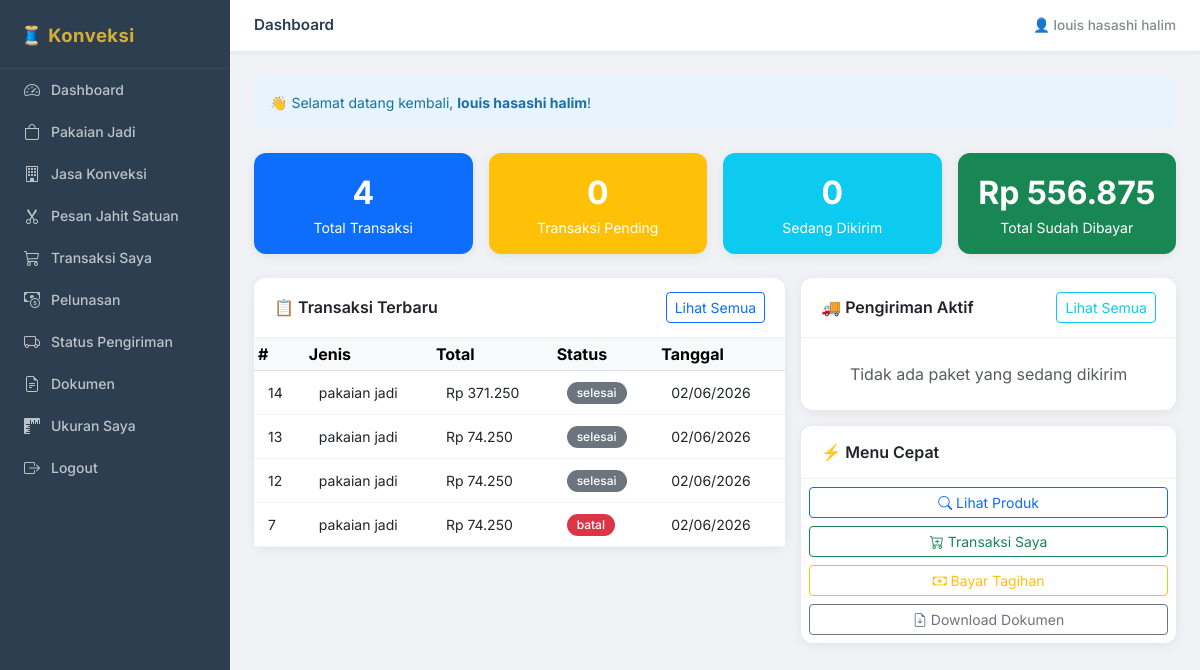
The app's page /pelanggan/dashboard.php (signed in), older data.
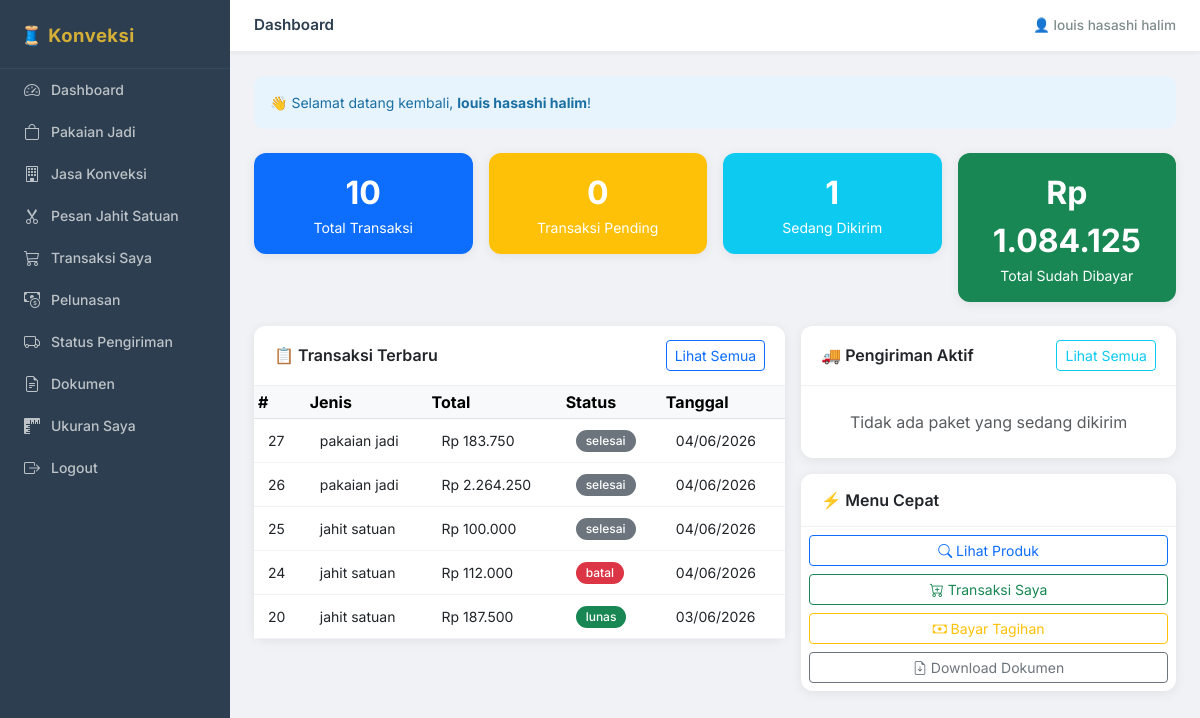
The same page, newer data.
### tables this page shows
CREATE TABLE `transaksi` (
  `id_transaksi` int NOT NULL,
  `id_pelanggan` int NOT NULL,
  `tanggal_transaksi` datetime DEFAULT CURRENT_TIMESTAMP,
  `jenis_transaksi` enum('jahit_satuan','pakaian_jadi','konveksi','kustom') NOT NULL,
  `total_harga` decimal(15,2) DEFAULT '0.00',
  `diskon_total` decimal(15,2) DEFAULT '0.00',
  `jenis_pembayaran` enum('dp','lunas','cod') NOT NULL,
  `tanggal_selesai` date DEFAULT NULL,
  `deskripsi` text,
  `file_desain` varchar(255) DEFAULT NULL,
  `catatan_kustom` text,
  `ukuran_kustom` varchar(100) DEFAULT NULL,
  `jenis_pakaian_kustom` varchar(50) DEFAULT NULL,
  `status` enum('pending','diproses','selesai','dikirim','lunas','batal') DEFAULT 'pending'
);

### pelanggan/dashboard.php (the view, shortened to what this page needs)
<?php
require_once '../includes/header.php';
require_once '../config/db.php';
$id = $_SESSION['user_id'];
$total_transaksi   = $conn->query("SELECT COUNT(*) as c FROM transaksi WHERE id_pelanggan=$id")->fetch_assoc()['c'];
$transaksi_pending = $conn->query("SELECT COUNT(*) as c FROM transaksi WHERE id_pelanggan=$id AND status='pending'")->fetch_assoc()['c'];
$transaksi_dikirim = $conn->query("SELECT COUNT(*) as c FROM transaksi WHERE id_pelanggan=$id AND status='dikirim'")->fetch_assoc()['c'];
$total_bayar       = $conn->query("SELECT SUM(pb.jumlah_bayar) as s FROM pembayaran pb JOIN transaksi t ON pb.id_transaksi=t.id_transaksi WHERE t.id_pelanggan=$id AND pb.status='terkonfirmasi'")->fetch_assoc()['s'] ?? 0;
$transaksi_terbaru = $conn->query("SELECT * FROM transaksi WHERE id_pelanggan=$id ORDER BY tanggal_transaksi DESC LIMIT 5");
$pengiriman_aktif  = $conn->query("SELECT pg.*, t.jenis_transaksi FROM pengiriman pg JOIN transaksi t ON pg.id_transaksi=t.id_transaksi WHERE t.id_pelanggan=$id AND pg.status='dikirim' LIMIT 3");
?>
<?php require_once '../includes/sidebar_pelanggan.php'; ?>
<div class="flex-grow-1">
    <div class="topbar">
        <span>Dashboard</span>
        <span>👤 <?= htmlspecialchars($_SESSION['user_name']) ?></span>
    </div>
    <div class="main-content">
        <div class="alert alert-info mb-4">
            👋 Selamat datang kembali, <strong><?= htmlspecialchars($_SESSION['user_name']) ?></strong>!
        </div>
        <div class="row g-3 mb-4">
            <div class="col-6 col-md-3">
                <div class="card text-white bg-primary text-center p-3">
                    <div class="fs-2 fw-bold"><?= $total_transaksi ?></div>
                    <div class="small">Total Transaksi</div>
                </div>
            </div>
            <div class="col-6 col-md-3">
                <div class="card text-white bg-warning text-center p-3">
                    <div class="fs-2 fw-bold"><?= $transaksi_pending ?></div>
                    <div class="small">Transaksi Pending</div>
                </div>
            </div>
            <div class="col-6 col-md-3">
                <div class="card text-white bg-info text-center p-3">
                    <div class="fs-2 fw-bold"><?= $transaksi_dikirim ?></div>
                    <div class="small">Sedang Dikirim</div>
                </div>
            </div>
            <div class="col-6 col-md-3">
                <div class="card text-white bg-success text-center p-3">
                    <div class="fs-2 fw-bold">Rp <?= number_format($total_bayar, 0, ',', '.') ?></div>
                    <div class="small">Total Sudah Dibayar</div>
                </div>
            </div>
        </div>
        <div class="row g-3">
            <div class="col-md-7">
                <div class="card">
                    <div class="card-header d-flex justify-content-between align-items-center">
                        <span>📋 Transaksi Terbaru</span>
                        <a href="/konveksi/pelanggan/transaksi.php" class="btn btn-sm btn-outline-primary">Lihat
                            Semua</a>
                    </div>
                    <div class="card-body p-0">
                        <table class="table table-sm table-hover mb-0">
                            <thead class="table-light">
                                <tr>
                                    <th>#</th>
                                    <th>Jenis</th>
                                    <th>Total</th>
                                    <th>Status</th>
                                    <th>Tanggal</th>
                                </tr>
                            </thead>
                            <tbody>
                                <?php if ($transaksi_terbaru->num_rows === 0): ?>
                                <tr>
                                    <td colspan="5" class="text-center text-muted py-3">Belum ada transaksi</td>
                                </tr>
                                <?php else: ?>
                                <?php while ($t = $transaksi_terbaru->fetch_assoc()): ?>
                                <?php
                                $badge = match($t['status']) {
                                    'lunas'   => 'success',
                                    'pending' => 'warning',
                                    'dikirim' => 'info',
                                    'batal'   => 'danger',
                                    default   => 'secondary'
                                };
                                ?>
                                <tr>
                                    <td><?= $t['id_transaksi'] ?></td>
                                    <td><?= str_replace('_', ' ', $t['jenis_transaksi']) ?></td>
                                    <td>Rp <?= number_format($t['total_harga'], 0, ',', '.') ?></td>
                                    <td><span class="badge bg-<?= $badge ?>"><?= $t['status'] ?></span></td>
                                    <td><?= date('d/m/Y', strtotime($t['tanggal_transaksi'])) ?></td>
                                </tr>
                                <?php endwhile; ?>
                                <?php endif; ?>
                            </tbody>
                        </table>
                    </div>
                </div>
            </div>
            <div class="col-md-5">
                <div class="card mb-3">
                    <div class="card-header d-flex justify-content-between align-items-center">
                        <span>🚚 Pengiriman Aktif</span>
                        <a href="/konveksi/pelanggan/pengiriman.php" class="btn btn-sm btn-outline-info">Lihat Semua</a>
                    </div>
                    <div class="card-body">
                        <?php if ($pengiriman_aktif->num_rows === 0): ?>
                        <p class="text-muted text-center py-2 mb-0">Tidak ada paket yang sedang dikirim</p>
                        <?php endif; ?>
                    </div>
                </div>
                <div class="card">
                    <div class="card-header">⚡ Menu Cepat</div>
                    <div class="card-body p-2">
                        <div class="d-grid gap-2">
                            <a href="/konveksi/" class="btn btn-outline-primary btn-sm">
                                <i class="bi bi-search"></i> Lihat Produk
                            </a>
                            <a href="/konveksi/pelanggan/transaksi.php" class="btn btn-outline-success btn-sm">
                                <i class="bi bi-cart-plus"></i> Transaksi Saya
                            </a>
                            <a href="/konveksi/pelanggan/pelunasan.php" class="btn btn-outline-warning btn-sm">
                                <i class="bi bi-cash"></i> Bayar Tagihan
                            </a>
                            <a href="/konveksi/pelanggan/dokumen.php" class="btn btn-outline-secondary btn-sm">
                                <i class="bi bi-file-earmark-arrow-down"></i> Download Dokumen
                            </a>
                        </div>
                    </div>
                </div>
            </div>
        </div>
    </div>
</div>
<?php require_once '../includes/footer.php'; ?>

### includes/header.php (shortened to what this page needs)
<!DOCTYPE html>
<html lang="id">
<head>
    <link href="https://cdn.jsdelivr.net/npm/bootstrap@5.3.0/dist/css/bootstrap.min.css" rel="stylesheet">
    <link href="https://cdn.jsdelivr.net/npm/bootstrap-icons@1.10.5/font/bootstrap-icons.css" rel="stylesheet">
</head>
<body>
    <div class="d-flex">

### includes/sidebar_pelanggan.php
<div class="sidebar" style="width:230px; flex-shrink:0">
    <div class="brand">🧵 Konveksi</div>
    <a href="/konveksi/pelanggan/dashboard.php"><i class="bi bi-speedometer2"></i> Dashboard</a>
    <a href="/konveksi/pelanggan/produk.php"><i class="bi bi-bag"></i> Pakaian Jadi</a>
    <a href="/konveksi/pelanggan/jasa_konveksi.php"><i class="bi bi-building"></i> Jasa Konveksi</a>
    <a href="/konveksi/pelanggan/pesan_kustom.php"><i class="bi bi-scissors"></i> Pesan Jahit Satuan</a>
    <a href="/konveksi/pelanggan/transaksi.php"><i class="bi bi-cart3"></i> Transaksi Saya</a>
    <a href="/konveksi/pelanggan/pelunasan.php"><i class="bi bi-cash-coin"></i> Pelunasan</a>
    <a href="/konveksi/pelanggan/pengiriman.php"><i class="bi bi-truck"></i> Status Pengiriman</a>
    <a href="/konveksi/pelanggan/dokumen.php"><i class="bi bi-file-earmark-text"></i> Dokumen</a>
    <a href="/konveksi/pelanggan/ukuran.php"><i class="bi bi-rulers"></i> Ukuran Saya</a>
    <a href="/konveksi/auth/logout.php"><i class="bi bi-box-arrow-right"></i> Logout</a>
</div>

### includes/footer.php (shortened to what this page needs)
</div>
</body>
</html>

### includes/header.php (style rules this page uses)
* { box-sizing: border-box; }
body { font-family: 'Inter', sans-serif; background: #f0f2f5; color: #1a1a2e; margin: 0; }
.sidebar { min-height: 100vh; background: #2c3e50; display: flex; flex-direction: column; position: sticky; top: 0; height: 100vh; overflow-y: auto; }
.sidebar .brand { padding: 22px 20px 18px; font-size: 1.15rem; font-weight: 700; color: #D4AF37; border-bottom: 1px solid #34495e; letter-spacing: 0.5px; }
.sidebar a { color: #bdc3c7; text-decoration: none; display: flex; align-items: center; gap: 10px; padding: 9px 20px; font-size: .875rem; font-weight: 500; transition: all .2s ease; border-left: 3px solid transparent; }
.sidebar a i { font-size: 1rem; width: 18px; text-align: center; }
.topbar { background: #ffffff; padding: 14px 24px; border-bottom: 1px solid #e9ecef; display: flex; justify-content: space-between; align-items: center; font-weight: 600; font-size: .95rem; color: #2c3e50; box-shadow: 0 1px 4px rgba(0, 0, 0, .06); }
.topbar span:last-child { font-size: .85rem; color: #7f8c8d; font-weight: 500; }
.main-content { padding: 24px; }
.card { border: none; border-radius: 12px; box-shadow: 0 2px 12px rgba(0, 0, 0, .07); }
.card-header { background: #fff; border-bottom: 1px solid #f0f0f0; border-radius: 12px 12px 0 0 !important; font-weight: 600; padding: 14px 20px; }
.table tbody tr { transition: background .15s; }
.table td { vertical-align: middle; font-size: .875rem; padding: 10px 14px; border-color: #f0f2f5; }
.badge { font-weight: 500; font-size: .75rem; padding: 5px 10px; border-radius: 20px; }
.alert { border-radius: 10px; border: none; font-size: .875rem; }
.alert-info { background: #e8f4fd; color: #1a6fa3; }

Row changes from the older to the newer data that the page shows:
no longer on this page (row unchanged): transaksi: id_transaksi "14", jenis_transaksi "pakaian jadi", total_harga "371.250", status "selesai", tanggal_transaksi "02/06/2026"
no longer on this page (row unchanged): transaksi: id_transaksi "13", jenis_transaksi "pakaian jadi", total_harga "74.250", status "selesai", tanggal_transaksi "02/06/2026"
no longer on this page (row edited): transaksi: id_transaksi "12", jenis_transaksi "pakaian jadi", total_harga "74.250", status "selesai", tanggal_transaksi "02/06/2026"
no longer on this page (row unchanged): transaksi: id_transaksi "7", jenis_transaksi "pakaian jadi", total_harga "74.250", status "batal", tanggal_transaksi "02/06/2026"
added transaksi: id_transaksi "27", jenis_transaksi "pakaian jadi", total_harga "183.750", status "selesai", tanggal_transaksi "04/06/2026"
added transaksi: id_transaksi "26", jenis_transaksi "pakaian jadi", total_harga "2.264.250", status "selesai", tanggal_transaksi "04/06/2026"
added transaksi: id_transaksi "25", jenis_transaksi "jahit satuan", total_harga "100.000", status "selesai", tanggal_transaksi "04/06/2026"
added transaksi: id_transaksi "24", jenis_transaksi "jahit satuan", total_harga "112.000", status "batal", tanggal_transaksi "04/06/2026"
added transaksi: id_transaksi "20", jenis_transaksi "jahit satuan", total_harga "187.500", status "lunas", tanggal_transaksi "03/06/2026"
Text that changed along with them:
$total_transaksi: "4" → "10"
$transaksi_dikirim: "0" → "1"
$total_bayar: "556.875" → "1.084.125"
